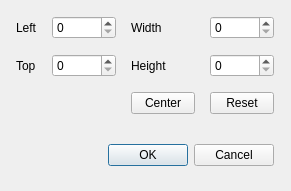
<?xml version="1.0" encoding="UTF-8"?>
<ui version="4.0">
 <class>camera_set_roi_dialog</class>
 <widget class="QDialog" name="camera_set_roi_dialog">
  <property name="windowModality">
   <enum>Qt::ApplicationModal</enum>
  </property>
  <property name="geometry">
   <rect>
    <x>0</x>
    <y>0</y>
    <width>291</width>
    <height>191</height>
   </rect>
  </property>
  <property name="windowTitle">
   <string>Dialog</string>
  </property>
  <layout class="QFormLayout" name="formLayout">
   <item row="0" column="0">
    <layout class="QGridLayout" name="gridLayout_2">
     <property name="leftMargin">
      <number>5</number>
     </property>
     <property name="topMargin">
      <number>5</number>
     </property>
     <property name="rightMargin">
      <number>5</number>
     </property>
     <property name="bottomMargin">
      <number>5</number>
     </property>
     <property name="spacing">
      <number>15</number>
     </property>
     <item row="2" column="3">
      <widget class="QPushButton" name="reset">
       <property name="minimumSize">
        <size>
         <width>64</width>
         <height>0</height>
        </size>
       </property>
       <property name="maximumSize">
        <size>
         <width>64</width>
         <height>16777215</height>
        </size>
       </property>
       <property name="text">
        <string>Reset</string>
       </property>
      </widget>
     </item>
     <item row="1" column="3">
      <widget class="QSpinBox" name="height_spinbox">
       <property name="minimumSize">
        <size>
         <width>64</width>
         <height>0</height>
        </size>
       </property>
       <property name="maximum">
        <number>9999</number>
       </property>
      </widget>
     </item>
     <item row="1" column="2">
      <widget class="QLabel" name="label_4">
       <property name="text">
        <string>Height</string>
       </property>
      </widget>
     </item>
     <item row="0" column="2">
      <widget class="QLabel" name="label_3">
       <property name="text">
        <string>Width</string>
       </property>
      </widget>
     </item>
     <item row="0" column="0">
      <widget class="QLabel" name="label">
       <property name="text">
        <string>Left</string>
       </property>
      </widget>
     </item>
     <item row="1" column="0">
      <widget class="QLabel" name="label_2">
       <property name="text">
        <string>Top</string>
       </property>
      </widget>
     </item>
     <item row="1" column="1">
      <widget class="QSpinBox" name="top_spinbox">
       <property name="minimumSize">
        <size>
         <width>64</width>
         <height>0</height>
        </size>
       </property>
       <property name="maximum">
        <number>9999</number>
       </property>
      </widget>
     </item>
     <item row="0" column="3">
      <widget class="QSpinBox" name="width_spinbox">
       <property name="minimumSize">
        <size>
         <width>64</width>
         <height>0</height>
        </size>
       </property>
       <property name="maximum">
        <number>9999</number>
       </property>
      </widget>
     </item>
     <item row="0" column="1">
      <widget class="QSpinBox" name="left_spinbox">
       <property name="minimumSize">
        <size>
         <width>64</width>
         <height>0</height>
        </size>
       </property>
       <property name="maximum">
        <number>999</number>
       </property>
      </widget>
     </item>
     <item row="4" column="0" colspan="4">
      <layout class="QHBoxLayout" name="horizontalLayout" stretch="2,0">
       <item>
        <spacer name="horizontalSpacer">
         <property name="orientation">
          <enum>Qt::Horizontal</enum>
         </property>
         <property name="sizeHint" stdset="0">
          <size>
           <width>0</width>
           <height>0</height>
          </size>
         </property>
        </spacer>
       </item>
       <item>
        <widget class="QDialogButtonBox" name="buttonBox">
         <property name="orientation">
          <enum>Qt::Horizontal</enum>
         </property>
         <property name="standardButtons">
          <set>QDialogButtonBox::Cancel|QDialogButtonBox::Ok</set>
         </property>
        </widget>
       </item>
      </layout>
     </item>
     <item row="3" column="0">
      <spacer name="verticalSpacer">
       <property name="orientation">
        <enum>Qt::Vertical</enum>
       </property>
       <property name="sizeType">
        <enum>QSizePolicy::Fixed</enum>
       </property>
       <property name="sizeHint" stdset="0">
        <size>
         <width>20</width>
         <height>15</height>
        </size>
       </property>
      </spacer>
     </item>
     <item row="2" column="2">
      <widget class="QPushButton" name="center">
       <property name="sizePolicy">
        <sizepolicy hsizetype="Fixed" vsizetype="Fixed">
         <horstretch>0</horstretch>
         <verstretch>0</verstretch>
        </sizepolicy>
       </property>
       <property name="minimumSize">
        <size>
         <width>64</width>
         <height>0</height>
        </size>
       </property>
       <property name="maximumSize">
        <size>
         <width>64</width>
         <height>16777215</height>
        </size>
       </property>
       <property name="text">
        <string>Center</string>
       </property>
      </widget>
     </item>
    </layout>
   </item>
  </layout>
 </widget>
 <tabstops>
  <tabstop>left_spinbox</tabstop>
  <tabstop>width_spinbox</tabstop>
  <tabstop>top_spinbox</tabstop>
  <tabstop>height_spinbox</tabstop>
  <tabstop>reset</tabstop>
 </tabstops>
 <resources/>
 <connections>
  <connection>
   <sender>buttonBox</sender>
   <signal>accepted()</signal>
   <receiver>camera_set_roi_dialog</receiver>
   <slot>accept()</slot>
   <hints>
    <hint type="sourcelabel">
     <x>248</x>
     <y>254</y>
    </hint>
    <hint type="destinationlabel">
     <x>157</x>
     <y>274</y>
    </hint>
   </hints>
  </connection>
  <connection>
   <sender>buttonBox</sender>
   <signal>rejected()</signal>
   <receiver>camera_set_roi_dialog</receiver>
   <slot>reject()</slot>
   <hints>
    <hint type="sourcelabel">
     <x>316</x>
     <y>260</y>
    </hint>
    <hint type="destinationlabel">
     <x>286</x>
     <y>274</y>
    </hint>
   </hints>
  </connection>
 </connections>
</ui>
